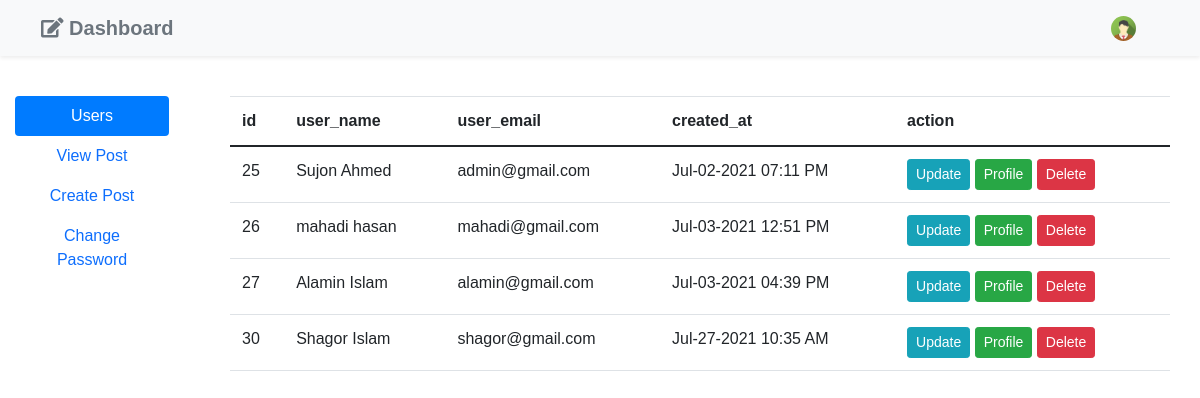
Page /dashboard.php (signed in) on the committed database.
### tables this page shows
CREATE TABLE `users` (
  `id` int(11) NOT NULL,
  `user_name` varchar(30) NOT NULL,
  `user_email` varchar(40) NOT NULL,
  `user_phone` varchar(15) NOT NULL,
  `date_of_bath` varchar(100) NOT NULL,
  `user_pass` varchar(255) NOT NULL,
  `user_about` longtext NOT NULL,
  `user_created_at` datetime NOT NULL DEFAULT current_timestamp()
);

### dashboard.php (the view, shortened to what this page needs)
<?php
    require 'connection.php';
    $sql = "SELECT * FROM `users`";
    $result = $con->query($sql);
?>
<!DOCTYPE html>
<html lang="en">
<head>
    <link rel="stylesheet" href="asset/css/style.css">
    <link rel="stylesheet" href="asset/css/bootstrap.min.css">
    <link rel="stylesheet" href="https://stackpath.bootstrapcdn.com/bootstrap/4.1.3/css/bootstrap.min.css">
    <link rel="stylesheet" href="https://cdnjs.cloudflare.com/ajax/libs/font-awesome/4.7.0/css/font-awesome.min.css">
    <link rel="stylesheet" href="https://cdnjs.cloudflare.com/ajax/libs/font-awesome/5.15.3/css/all.min.css" />
</head>
<body>
    <nav class="navbar navbar-expand-lg navbar-light bg-light shadow-sm fixed-top">
        <a class="navbar-brand text-secondary" href="#" title="Blogger Home"><span class="fas fa-edit"></span><strong> Dashboard</strong></a>
        <div class="collapse navbar-collapse" id="navbarSupportedContent">
            <div><a href="logout.php" onclick="javascript:return confirm('Are you sure? leave this page.')"><img src="asset/img/avatar2.png" title="Log Out" class="author" alt="avatar"> </a><span class="mr-5"></span></div>
        </div>
    </nav>
    <div class="container-fluid mt-5">
        <div class="row mt-5 d-flex align-items-start">
            <div class="col-md-2 mt-5">
                <div class="nav flex-column nav-pills me-3" id="v-pills-tab" role="tablist" aria-orientation="vertical">
                    <button class="nav-link active" id="v-pills-profile-tab" data-bs-toggle="pill" data-bs-target="#v-pills-profile" type="button" role="tab" aria-controls="v-pills-profile" aria-selected="true">Users</button>
                    <button class="nav-link" id="v-pills-view_post-tab" data-bs-toggle="pill" data-bs-target="#v-pills-view_post" type="button" role="tab" aria-controls="v-pills-view_post" aria-selected="false">View Post</button>
                    <button class="nav-link" id="v-pills-created_post-tab" data-bs-toggle="pill" data-bs-target="#v-pills-created_post" type="button" role="tab" aria-controls="v-pills-created_post" aria-selected="false">Create Post</button>
                    <button class="nav-link" id="v-pills-change_password-tab" data-bs-toggle="pill" data-bs-target="#v-pills-change_password" type="button" role="tab" aria-controls="v-pills-change_password" aria-selected="false">Change Password</button>
                </div>
            </div>
            <div class="col-md-10 mt-5">
                <div class="tab-content" id="v-pills-tabContent">
                    <div class="tab-pane fade show active " id="v-pills-profile" role="tabpanel" aria-labelledby="v-pills-profile-tab">
                        <div class="col-md-12">
                               <table class="table">
                                    <thead>
                                        <tr>
                                            <th>id</th>
                                            <th>user_name</th>
                                            <th>user_email</th>
                                            <th>created_at</th>
                                            <th>action</th>
                                        </tr>
                                    </thead>
                                    <tbody>
                                    <?php
                                        if($result->num_rows > 0) {
                                            while($row = $result->fetch_object()) {
                                                ?>
                                                    <tr>
                                                        <td><?php echo $row->id;?></td>
                                                        <td><?php echo $row->user_name;?></td>
                                                        <td><?php echo $row->user_email;?></td>
                                                        <td><?php echo date('M-d-Y h:i A',strtotime($row->user_created_at));?></td>
                                                        <td>
                                                        <a href="edit_profile.php?id=<?php echo $row->id;?>" class="btn btn-info btn-sm">Update</a>
                                                        <a href="myblog.php?id=<?php echo $row->id;?>" class="btn btn-success btn-sm">Profile</a>
                                                        <a onclick="javascript:return confirm('Are You Sure? Permanently Delete this Record!')" href="delete.php?id=<?php echo $row->id;?>" class="btn btn-danger btn-sm">Delete</a>
                                                    </td>
                                                    </tr>
                                                <?php
                                            }
                                        }
                                    ?>
                                    </tbody>
                               </table>
                        </div>
                    </div>
                </div>
            </div>
        </div>
    </div>
</body>
</html>

### asset/css/style.css (style rules this page uses)
* { margin: 0; padding: 0; box-sizing: border-box; font-family: 'Josefin Sans',Arial, Helvetica, sans-serif; }
a { text-decoration: none; }
body { background: rgb(245, 247, 248); }
.navbar-brand { margin-left: 25px; font-family: 'Josefin Sans',Arial, Helvetica, sans-serif; }
span.fas { font-size: 20px; }
.container-fluid { margin-top: 80px; }
div img.author { width: 25px; height: 25px; border-radius: 50%; }

### rows in the picture
users: id "25", user_name "Sujon Ahmed", user_email "admin@gmail.com", user_created_at "Jul-02-2021 07:11 PM"
users: id "26", user_name "mahadi hasan", user_email "mahadi@gmail.com", user_created_at "Jul-03-2021 12:51 PM"
users: id "27", user_name "Alamin Islam", user_email "alamin@gmail.com", user_created_at "Jul-03-2021 04:39 PM"
users: id "30", user_name "Shagor Islam", user_email "shagor@gmail.com", user_created_at "Jul-27-2021 10:35 AM"
